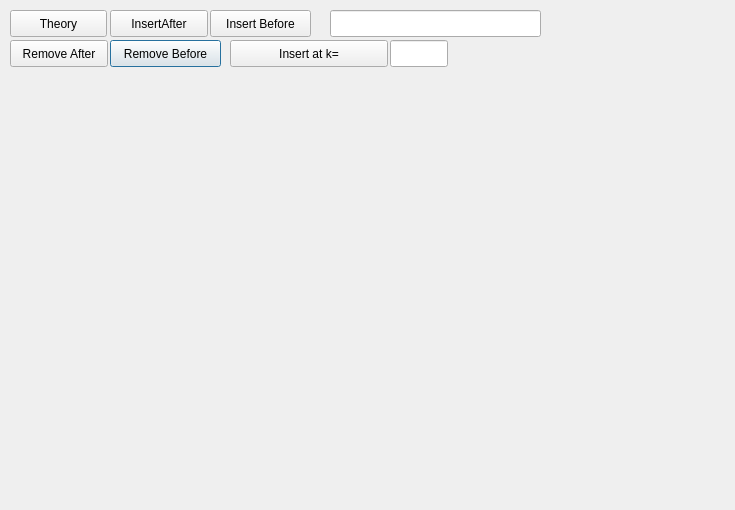
<?xml version="1.0" encoding="UTF-8"?>
<ui version="4.0">
 <class>ListDialog</class>
 <widget class="QDialog" name="ListDialog">
  <property name="geometry">
   <rect>
    <x>0</x>
    <y>0</y>
    <width>735</width>
    <height>510</height>
   </rect>
  </property>
  <property name="windowTitle">
   <string>Dialog</string>
  </property>
  <widget class="QLineEdit" name="lineEdit_2">
   <property name="geometry">
    <rect>
     <x>390</x>
     <y>40</y>
     <width>58</width>
     <height>27</height>
    </rect>
   </property>
  </widget>
  <widget class="QPushButton" name="pushButton_4">
   <property name="geometry">
    <rect>
     <x>110</x>
     <y>40</y>
     <width>111</width>
     <height>27</height>
    </rect>
   </property>
   <property name="text">
    <string>Remove Before</string>
   </property>
  </widget>
  <widget class="QLineEdit" name="lineEdit">
   <property name="geometry">
    <rect>
     <x>330</x>
     <y>10</y>
     <width>211</width>
     <height>27</height>
    </rect>
   </property>
  </widget>
  <widget class="QPushButton" name="pushButton">
   <property name="geometry">
    <rect>
     <x>110</x>
     <y>10</y>
     <width>98</width>
     <height>27</height>
    </rect>
   </property>
   <property name="text">
    <string>InsertAfter</string>
   </property>
  </widget>
  <widget class="QPushButton" name="pushButton_3">
   <property name="geometry">
    <rect>
     <x>10</x>
     <y>40</y>
     <width>98</width>
     <height>27</height>
    </rect>
   </property>
   <property name="text">
    <string>Remove After</string>
   </property>
  </widget>
  <widget class="QPushButton" name="pushButton_2">
   <property name="geometry">
    <rect>
     <x>210</x>
     <y>10</y>
     <width>101</width>
     <height>27</height>
    </rect>
   </property>
   <property name="text">
    <string>Insert Before</string>
   </property>
  </widget>
  <widget class="QPushButton" name="Theory">
   <property name="geometry">
    <rect>
     <x>10</x>
     <y>10</y>
     <width>97</width>
     <height>27</height>
    </rect>
   </property>
   <property name="text">
    <string>Theory</string>
   </property>
  </widget>
  <widget class="QPushButton" name="pushButton_5">
   <property name="geometry">
    <rect>
     <x>230</x>
     <y>40</y>
     <width>158</width>
     <height>27</height>
    </rect>
   </property>
   <property name="text">
    <string>Insert at k=</string>
   </property>
  </widget>
 </widget>
 <resources/>
 <connections/>
</ui>
